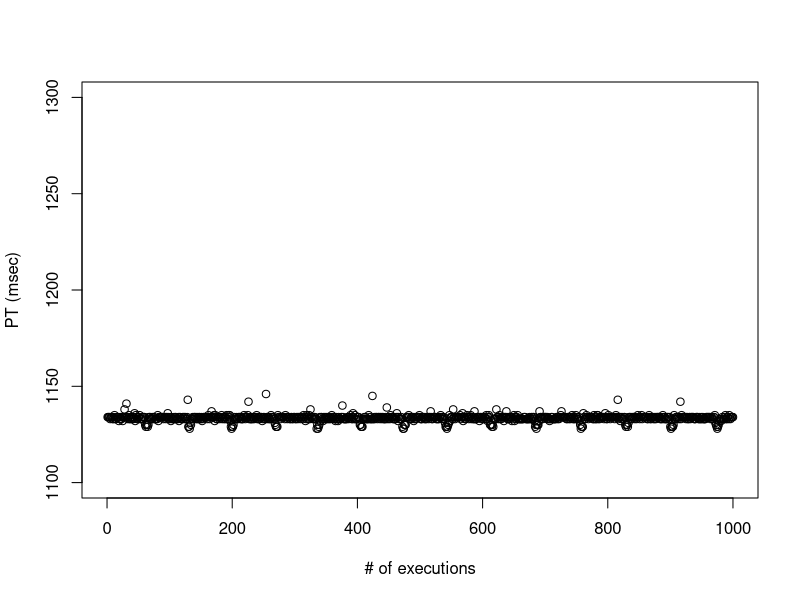
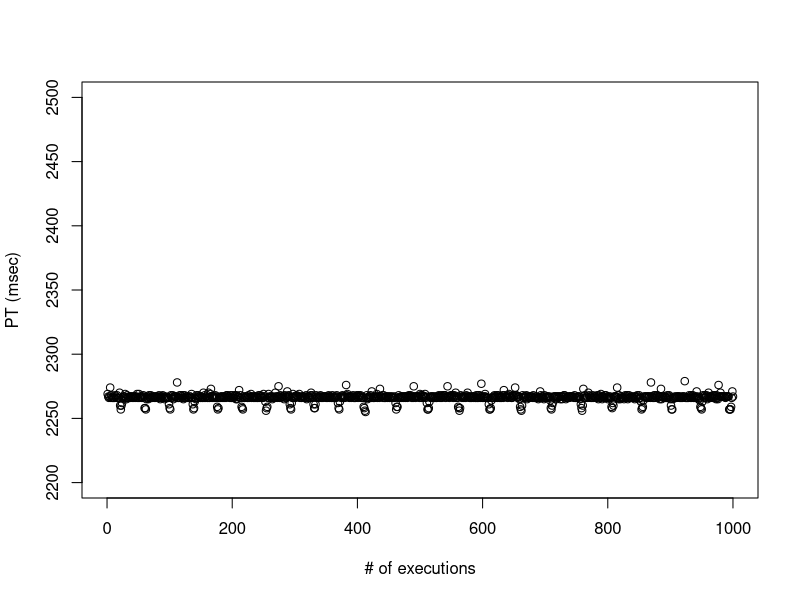
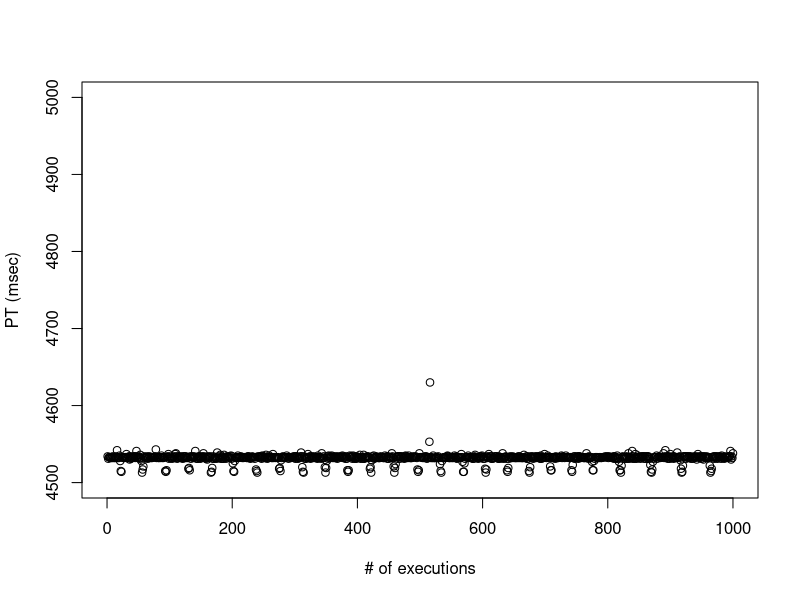
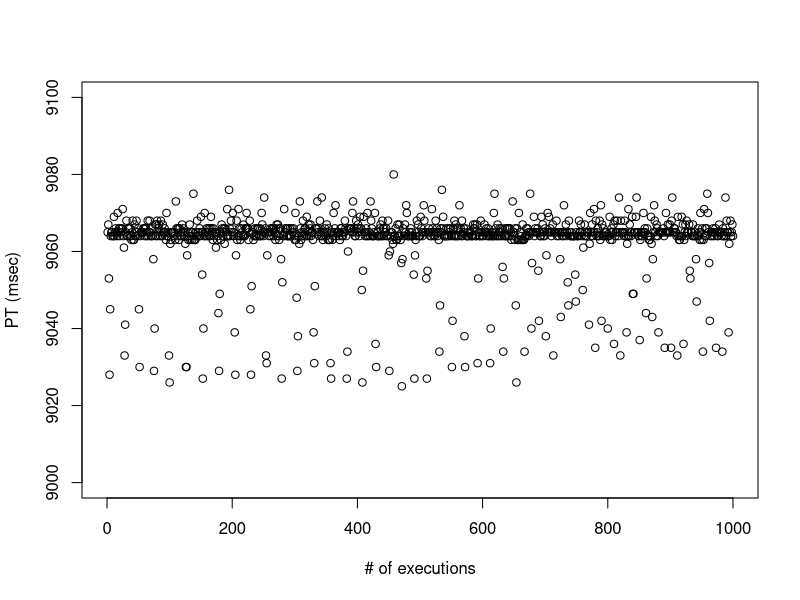
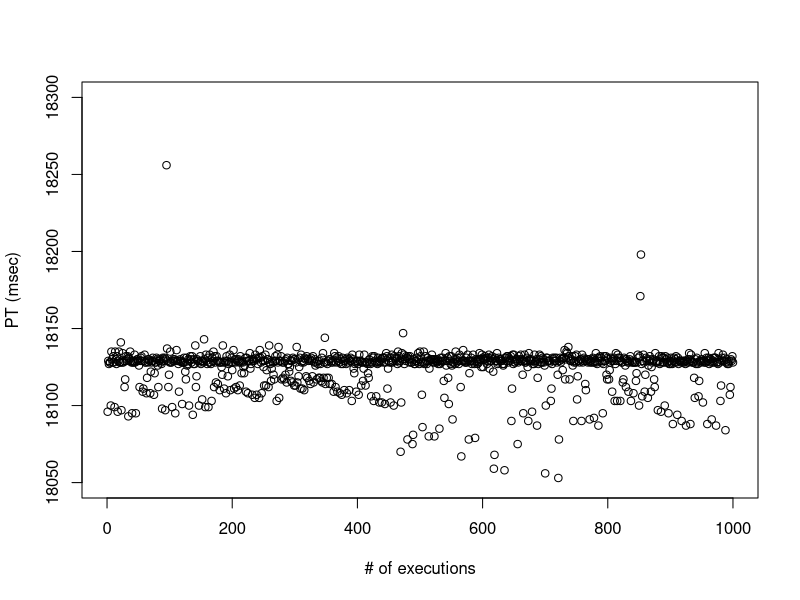
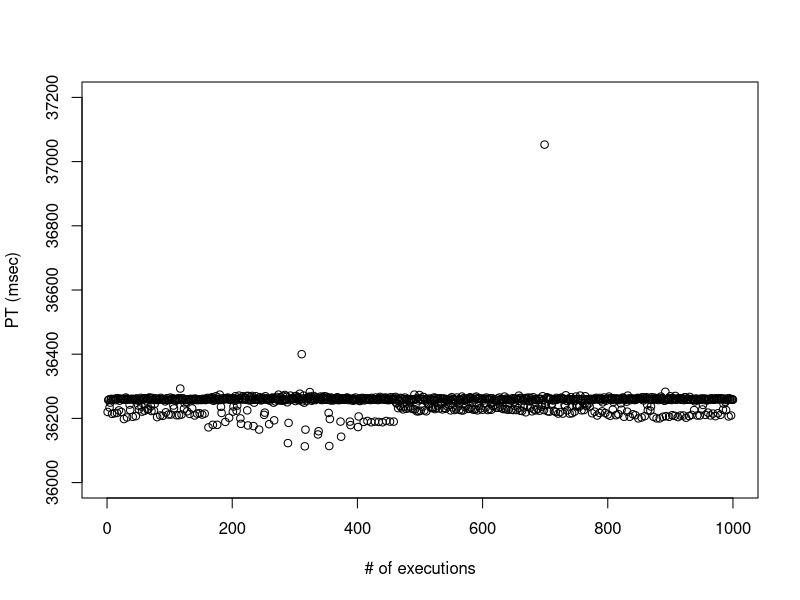
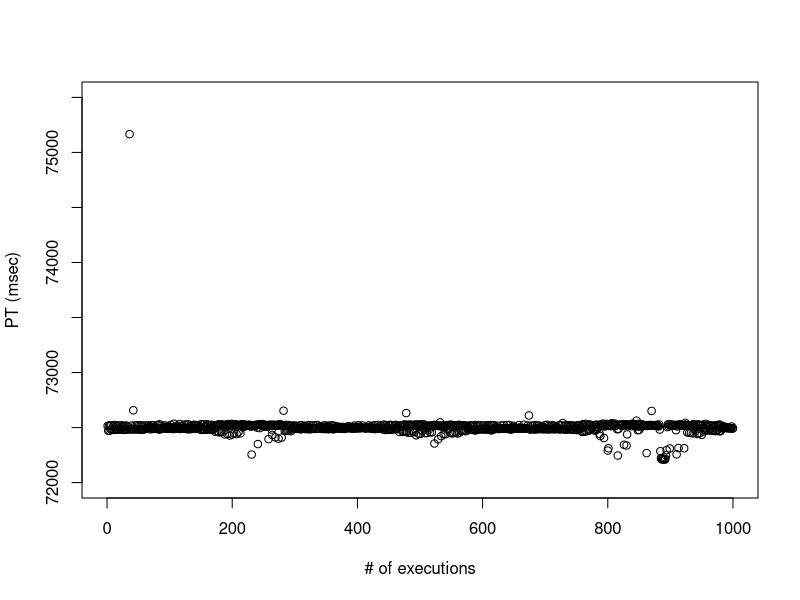

Generate these figures, in order, with R:

x = read.csv(file="1_sec.dat",head=TRUE,sep="\t")
setEPS()
postscript("1_sec_pt_all.eps")
plot(x$PRTIME, xlim=c(0,1000), ylim=c(1100, 1300), pch=1, main='', xlab='# of executions', ylab='PT (msec)')
dev.off()

x = read.csv(file="2_sec.dat",head=TRUE,sep="\t")
setEPS()
postscript("2_sec_pt_all.eps")
plot(x$PRTIME, xlim=c(0,1000), ylim=c(2200, 2500), pch=1, main='', xlab='# of executions', ylab='PT (msec)')
dev.off()

x = read.csv(file="4_sec.dat",head=TRUE,sep="\t")
setEPS()
postscript("4_sec_pt_all.eps")
plot(x$PRTIME, xlim=c(0,1000), ylim=c(4500, 5000), pch=1, main='', xlab='# of executions', ylab='PT (msec)')
dev.off()

x = read.csv(file="8_sec.dat",head=TRUE,sep="\t")
setEPS()
postscript("8_sec_pt_all.eps")
plot(x$PRTIME, xlim=c(0,1000), ylim=c(9000, 9100), pch=1, main='', xlab='# of executions', ylab='PT (msec)')
dev.off()

x = read.csv(file="16_sec.dat",head=TRUE,sep="\t")
setEPS()
postscript("16_sec_pt_all.eps")
plot(x$PRTIME, xlim=c(0,1000), ylim=c(18050, 18300), pch=1, main='', xlab='# of executions', ylab='PT (msec)')
dev.off()

x = read.csv(file="32_sec.dat",head=TRUE,sep="\t")
setEPS()
postscript("32_sec_pt_all.eps")
plot(x$PRTIME, xlim=c(0,1000), ylim=c(36000, 37200), pch=1, main='', xlab='# of executions', ylab='PT (msec)')
dev.off()

x = read.csv(file="64_sec.dat",head=TRUE,sep="\t")
setEPS()
postscript("64_sec_pt_all.eps")
plot(x$PRTIME, xlim=c(0,1000), ylim=c(72000, 75500), pch=1, main='', xlab='# of executions', ylab='PT (msec)')
dev.off()
